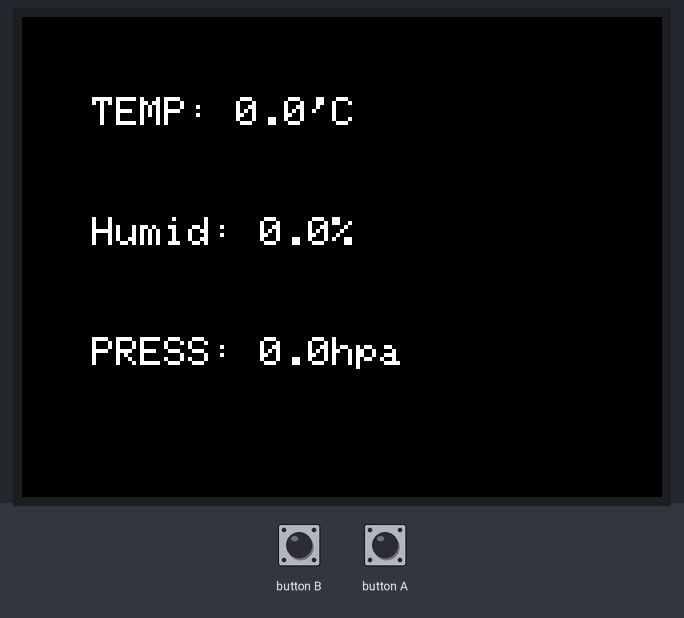
Recording of a sketch running on a simulated ESP32. Parts: 320×240 colour display. Inputs (shaded band) come from the test bench. Not simulated (calls return 0 or success): UNIT_ENV.h.

Above: at 1.3 s.
1.4 s: button A pressed for 0.15 s
At 2.3 s:
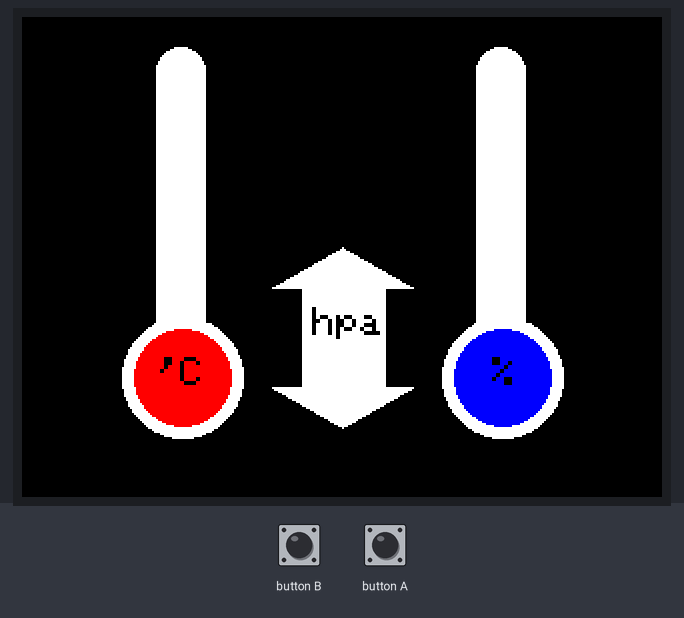
3.0 s: button B pressed for 0.15 s
At 3.5 s:
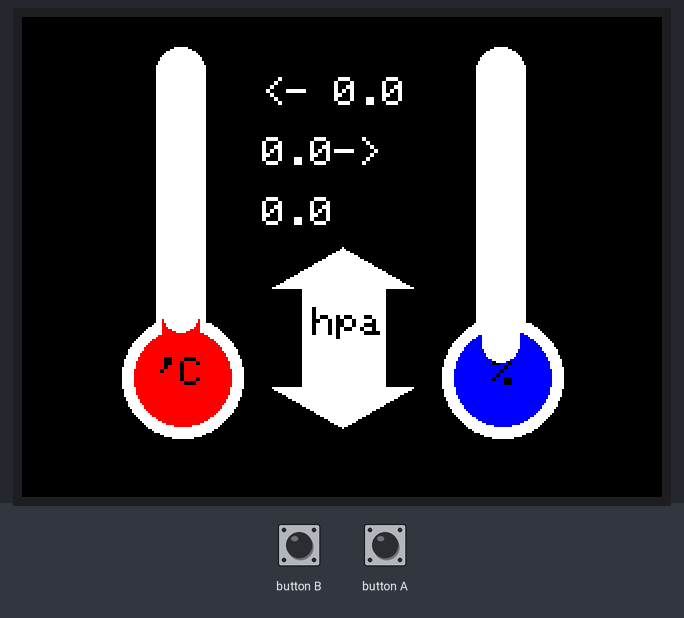
4.6 s: button A pressed for 1 s
At 5.8 s:
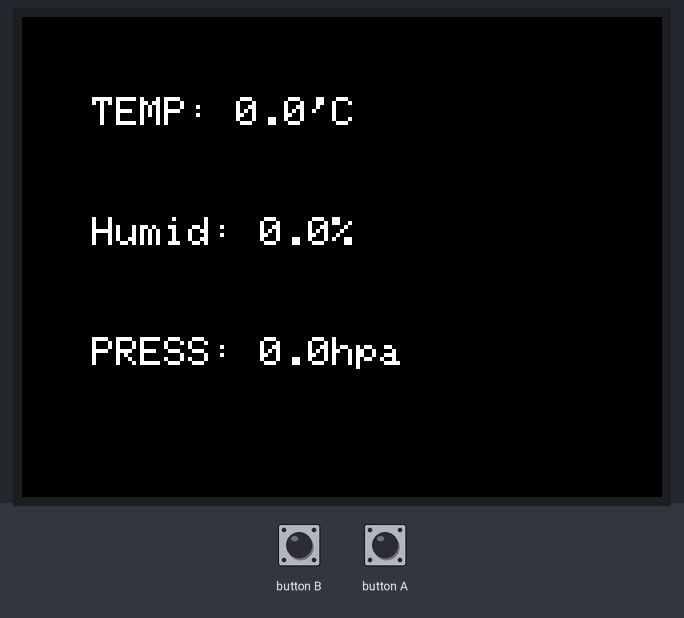
7.1 s: button A pressed for 3.2 s
At 7.8 s:
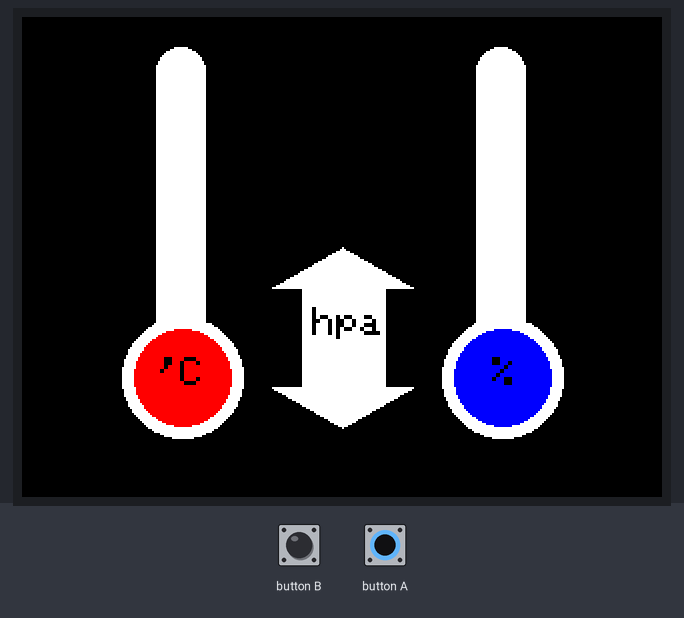
11.8 s: button B pressed for 1 s
At 12.7 s:
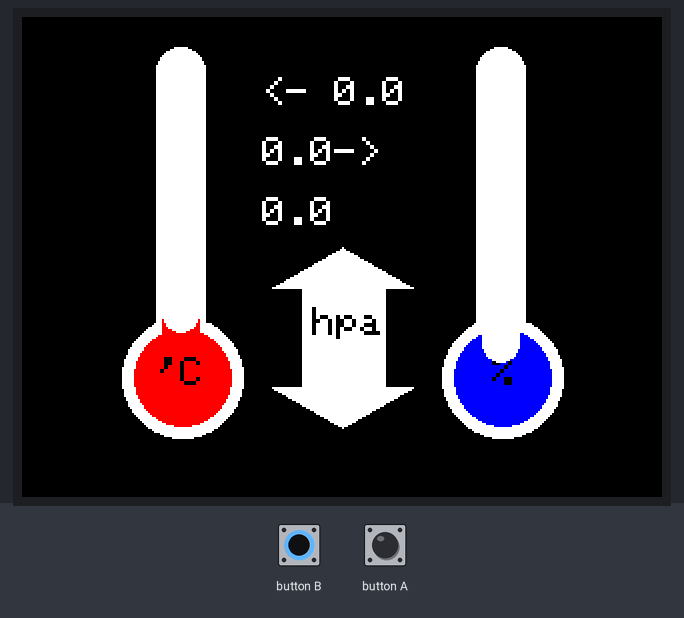
Timing chart, 0 to 14.8 s (numbered marks = the images above; inputs shaded):
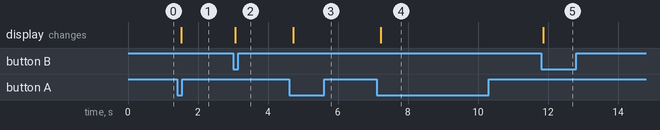

Measured:
- after the input at 1.4 s, the display: changes after 0.12 s (image 1)
- after the input at 3.0 s, the display: changes after 0.06 s (image 2)
- after the input at 4.6 s, the display: changes after 0.12 s (image 3)
- after the input at 7.1 s, the display: changes after 0.12 s (image 4)
- after the input at 11.8 s, the display: changes after 0.06 s (image 5)

The sketch:

THP_sensor.ino
```cpp
#include <M5Stack.h>
#include <UNIT_ENV.h>
#include "SW.h"
#include "ILLUST.h"

#define TEXT 0
#define ILLUST 1

SHT3X sht30;
QMP6988 qmp6988;

static float temp;
static float humid;
static float pressure;
static float Prepressure;
static int Mode;


void setup() {
    M5.begin();
    Wire.begin();
    Sw_Init();
    qmp6988.init();
    temp = 0.0;
    humid = 0.0;
    pressure = 0.0;
    Prepressure = 0.0;
    Mode = TEXT;
}

void loop() {
    switch ( Mode ) {
        case TEXT:
            M5.Lcd.clear(BLACK);
            TextPrint(temp, humid, pressure);
            while ( Mode == TEXT ) {
                if ( Sw_IsSw1() == SW_PUSHED ) {
                    pressure = qmp6988.calcPressure() * 0.01;
                    if ( sht30.get() == 0 ) {
                        temp = sht30.cTemp;
                        humid = sht30.humidity;
                    } else {
                        temp = 0;
                        humid = 0;
                    }
                    TextPrint(temp, humid, pressure);
                }
                if ( Sw_IsSw0() == SW_PUSHED ) {
                    Mode = ILLUST;
                }
            }
            break;
        case ILLUST:
            M5.Lcd.clear(BLACK);
            IllustPrint();
            ArrowPrint();

            while ( Mode == ILLUST ) {
                if ( Sw_IsSw1() == SW_PUSHED ) {
                    Arrowclear();
                    TextIllust(temp, humid, pressure);
                    pressure = qmp6988.calcPressure() * 0.01;
                    if ( sht30.get() == 0 ) {
                        temp = sht30.cTemp;
                        humid = sht30.humidity;
                    } else {
                        temp = 0;
                        humid = 0;
                    }
                    IllustPrint();
                    M5.Lcd.fillRoundRect( 70, 18, 19, 150, 12, RED );
                    M5.Lcd.fillRoundRect( 70, 18, 19, ( 150 - ( 1.25 * temp ) - 10 ), 9, WHITE );
                    M5.Lcd.fillRoundRect( 230, 18, 19, 150, 12, BLUE );
                    M5.Lcd.fillRoundRect( 230, 18, 19, ( 150 - ( 1.6 * humid ) + 5 ), 9, WHITE );
                    if ( Prepressure == 0 || pressure == Prepressure ) {
                        ArrowPrint();
                    } else if ( pressure < Prepressure ) {
                        LowerPrint();
                    } else if ( pressure > Prepressure ) {
                        HigherPrint();
                    }
                    Prepressure = pressure;
                }
                if ( Sw_IsSw0() == SW_PUSHED ) {
                    Mode = TEXT;
                }
            }
            break;
        default:
            break;
    }
}
```

ILLUST.h
```cpp
void IllustPrint(void);
void TextPrint(float x, float y, float z);
void TextIllust(float t, float h, float p);
void ArrowPrint(void);
void LowerPrint(void);
void HigherPrint(void);
void Arrowclear(void);
```

ILLUST.ino
```cpp
#include "ILLUST.h"

void TextPrint(float x, float y, float z){
    M5.Lcd.setTextSize(2);
    M5.Lcd.setTextColor( WHITE, BLACK );
    M5.Lcd.setCursor( 35, 40 );
    M5.Lcd.print("TEMP: ");
    M5.Lcd.print( x, 1 );
    M5.Lcd.print("'C");
    M5.Lcd.setCursor( 35, 100 );
    M5.Lcd.print("Humid: ");
    M5.Lcd.print( y, 1 );
    M5.Lcd.print("%");
    M5.Lcd.setCursor( 35, 160 );
    M5.Lcd.print("PRESS: ");
    M5.Lcd.print( z, 1 );
    M5.Lcd.print("hpa");
}

void TextIllust(float t, float h, float p){
     M5.Lcd.setTextSize(2);
     M5.Lcd.setTextColor( WHITE, BLACK );
     M5.Lcd.setCursor( 120, 30 );
     M5.Lcd.print("<- ");
     M5.Lcd.print( t, 1 );
     M5.Lcd.setCursor( 120, 60 );
     M5.Lcd.print( h, 1 );
     M5.Lcd.print("-> ");
     M5.Lcd.setCursor( 120, 90 );
     M5.Lcd.print( p, 1 );
}

void IllustPrint(){
    // tempreture
    M5.Lcd.setTextSize(2);
    M5.Lcd.fillCircle( 80, 180, 30, WHITE );
    M5.Lcd.fillRoundRect( 67, 15, 25, 150, 12, WHITE );
    M5.Lcd.fillCircle( 80, 180, 24, RED );
    M5.Lcd.setCursor( 67, 170 );
    M5.Lcd.setTextColor( BLACK, RED );
    M5.Lcd.print("'C");
    // himidity
    M5.Lcd.fillCircle( 240, 180, 30, WHITE );
    M5.Lcd.fillRoundRect( 227, 15, 25, 150, 12, WHITE );
    M5.Lcd.fillCircle( 240, 180, 24, BLUE );
    M5.Lcd.setCursor( 235, 170 );
    M5.Lcd.setTextColor( BLACK, BLUE );
    M5.Lcd.print("%");
}

void ArrowPrint(){
    M5.Lcd.setTextSize(2);
    M5.Lcd.fillRect( 140, 135, 42, 50, WHITE );
    M5.Lcd.fillTriangle( 125, 135, 195, 135, 160, 115, WHITE );
    M5.Lcd.fillTriangle( 125, 185, 195, 185, 160, 205, WHITE );
    M5.Lcd.setCursor( 145, 145 );
    M5.Lcd.setTextColor( BLACK, WHITE );
    M5.Lcd.print("hpa");
}

void LowerPrint(){
    M5.Lcd.fillRect( 140, 135, 42, 50, BLUE );
    M5.Lcd.fillTriangle( 125, 185, 195, 185, 160, 205, BLUE );
    M5.Lcd.setCursor( 145, 145 );
    M5.Lcd.setTextColor( BLACK, BLUE );
    M5.Lcd.print("hpa");
}

void HigherPrint(){
    M5.Lcd.fillRect( 140, 135, 42, 50, RED );
    M5.Lcd.fillTriangle( 125, 135, 195, 135, 160, 115, RED );
    M5.Lcd.setCursor( 145, 145 );
    M5.Lcd.setTextColor( BLACK, RED );
    M5.Lcd.print("hpa");
}

void Arrowclear(){
    M5.Lcd.setTextSize(2);
    M5.Lcd.fillRect( 140, 135, 42, 50, BLACK );
    M5.Lcd.fillTriangle( 125, 135, 195, 135, 160, 115, BLACK );
    M5.Lcd.fillTriangle( 125, 185, 195, 185, 160, 205, BLACK );
}
```

SW.h
```cpp
#define SW_OFF     0
#define SW_PUSHED  1

void Sw_Init( void );
int Sw_IsSw0( void );
int Sw_IsSw1( void );
```

SW.ino
```cpp
#include "sw.h"

#define SW0 39
#define SW1 38
#define SW2 37

#define TACTSW_ON    0
#define TACTSW_OFF   1

#define CHATTER_TIME  10    // msec

int iPreSw0;      // previous physical status of the tact switch
int iPreSw1;

void Sw_Init(){
  iPreSw0 = TACTSW_OFF;
  iPreSw1 = TACTSW_OFF;

  pinMode( SW0, INPUT );
  pinMode( SW1, INPUT );
  pinMode( SW2, INPUT );

  return;
}

int Sw_IsSw0(){
  int iCurSw;
  int iRetval = SW_OFF;

  iCurSw = digitalRead( SW0 );
  if( iCurSw == TACTSW_ON ){
    if( iPreSw0 == TACTSW_OFF){
      iRetval = SW_PUSHED;
    }
  }

  iPreSw0 = iCurSw;
  delay( CHATTER_TIME );

  return iRetval;
}

int Sw_IsSw1(){
  int iCurSw;
  int iRetval = SW_OFF;

  iCurSw = digitalRead( SW1 );
  if ( iCurSw == TACTSW_ON ) {
      if ( iPreSw1 == TACTSW_OFF ) {
          iRetval = SW_PUSHED;
      }
  }

  iPreSw1 = iCurSw;
  delay( CHATTER_TIME );

  return iRetval;
}
```
